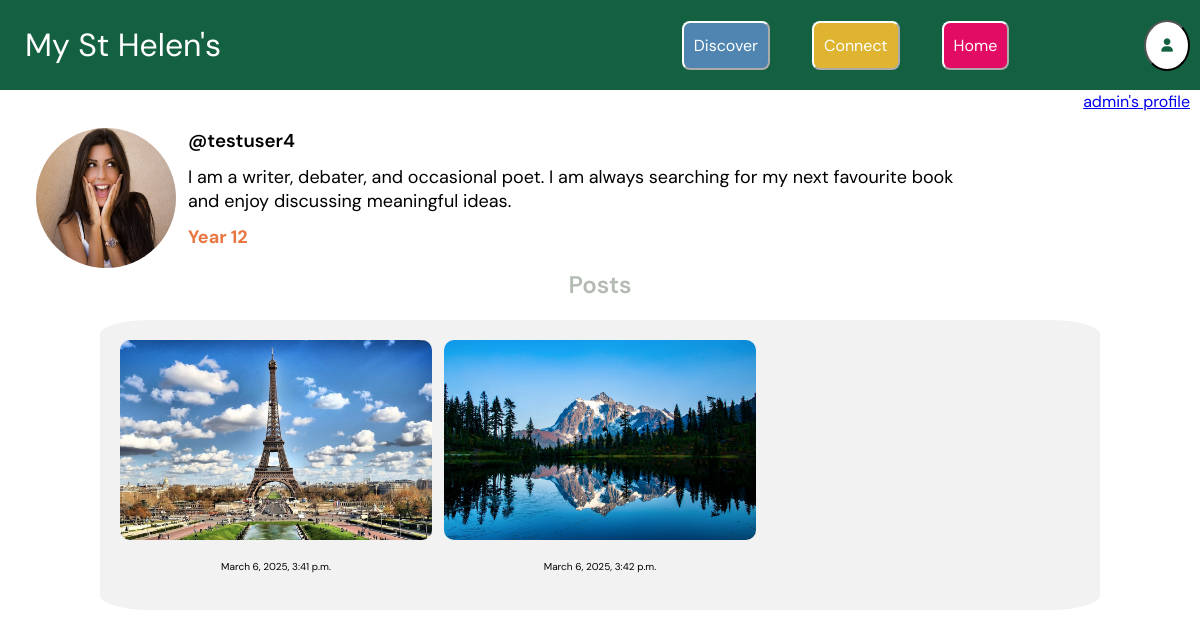
Screenshot of /profile/testuser4/ (signed in) with the database file from the repository.
### core/models.py (models this page shows, shortened)
class Profile(models.Model):
    user = models.ForeignKey(User, on_delete=models.CASCADE) #gets the user logged in
    bio = models.TextField(blank=True) #each profile should contain a bio
    profileimg = models.ImageField(upload_to='profile_images', default='blank_profile_image.png') #default profile image is blank
    YEAR_GROUP_CHOICES = [
        ('7', 'Year 7'),
        ('8', 'Year 8'),
        ('9', 'Year 9'),
        ('10', 'Year 10'),
        ('11', 'Year 11'),
        ('12', 'Year 12'),
        ('13', 'Year 13'),
    ] #tuple to give a drop down list of year group choices, as per Django's language
    year_group = models.CharField(max_length=7, choices=YEAR_GROUP_CHOICES, blank=True, null=True)

class Post(models.Model):
    id = models.UUIDField(primary_key=True, default=uuid.uuid4) #gives each post unique ID and makes this the primary key
    created_at = models.DateTimeField(default=datetime.now) #gives post a time created so they can be ordered
    image = models.ImageField(upload_to='post_images')
    caption = models.CharField(max_length=1500) #caption is validated by number of characters
    no_of_likes = models.IntegerField(default=0)
    user = models.ForeignKey(User, on_delete=models.CASCADE) #each post allocated to a user

### core/views.py (the view)
# urls.py: path("profile/<str:username>/", views.profileview, name="profile")
@login_required(login_url="login")
def profileview(request, username): #takes in the username of the user who's profile you want to see
    user_object = User.objects.get(username=username) #creates an object of that user
    user_profile = Profile.objects.get(user=user_object) #gets that user's profile
    user_posts = Post.objects.filter(user=user_object) #get all the posts posted by that user
    context = {
        "user_object": user_object,
        "user_profile": user_profile,
        "user_posts": user_posts,
    } #passes this code to the frontend for reference sake
    return render(request,'profile.html', context)

### templates/profile.html (shortened to what this page needs)
{% extends "base.html" %}
{% load static %}
{% block style %}
<link rel="stylesheet" href="{% static 'core/post_style.css' %}">
<link rel="stylesheet" href="{% static 'core/style.css' %}">
<link rel="stylesheet" href="{% static 'core/profile_style.css' %}">
<link rel="stylesheet" href="{% static 'core/nav.css' %}">
{% endblock %}
{% block content %}
<div class="topnav">
    <h1>My St Helen's</h1>
    <div class="button-container">
        <button class="button discoverbutton" onclick="window.location.href='/discover'">Discover</button>
        <button class="button connectbutton" onclick="window.location.href='/connect'">Connect</button>
        <button class="button homebutton" onclick="window.location.href='/'">Home</button>
        <button class="profileicon" onclick="window.location.href='/settings'"><i class ="fa-solid fa-user"></i></button>
    </div>
</div>
<div class ="topnav2">
    <p><a href="{% url 'profile' user.username %}"> {{user.username}}'s profile </a></p>
</div>
<div class="profile-container">
    <img src="{{ user_profile.profileimg.url }}" alt="Profile Image">
    <h3>@{{ user_object.username }}</h3>
    <p>{{ user_profile.bio }}</p>
    <p><span class="year-group">Year {{ user_profile.year_group }}</span></p>
</div>
<h2>Posts</h2>
<div class ="post-container">
    {% if user_posts %}
        {% for post in user_posts %}
            <div class="post-item">
                <img src="{{ post.image.url }}" alt="Post image">
                <p><span class="time-created">{{ post.created_at }}</span></p>
            </div>
            {% endfor %}
    {% else %}
        <p>No posts yet.</p>
    {% endif %}
</div>
{% endblock %}

### static/core/style.css (style rules this page uses)
h1 { color:#146344; font-family: 'DM Sans', sans-serif; text-align: center; font-weight: 600; font-size: xx-large; }
h2 { color:#acb5aced; font-family: 'DM Sans', sans-serif; text-align: center; font-weight: 600; font-size: x-large; }
h3 { color:black; font-family: 'DM Sans', Helvetica, sans-serif; text-align: center; font-style: italic; font-weight: 600; }
p { font-family: 'DM Sans', 'Helvetica', sans-serif; text-align: center; }

### static/core/profile_style.css (style rules this page uses)
.post-container { display: grid; grid-template-columns: repeat(3, 32.5%); gap: 1.25%; background-color: #f2f2f2; border-radius: 5%; margin-inline: auto; width: 80%; padding: 20px; }
.post-container img { width: 100%; height: 80%; border-radius: 10px; }
.post-container p { font-size: small; }
.post-container .time-created { font-size: x-small; }
.profile-container img { border-radius: 50%; margin-left: 3%; width: 140px; height: 140px; float: left; margin-right: 1% }
.profile-container h3, .profile-container p { font-style: normal; text-align: left; width: 80%; margin-bottom: 0%; margin-left: 10px; margin-top: 1%; }
.profile-container p { font-size:large; }
.profile-container .year-group { font-weight: bold; color:#e97642; }

### static/core/nav.css (style rules this page uses)
html, body { margin: 0; padding: 0; width: 100%; overflow-x: hidden; }
.topnav { display: flex; align-items: center; justify-content: space-between; background-color: #146142; width: 100%; position: fixed; top: 0; left: 0; right: 0; height: 90px; padding: 0 20px; z-index: 1000; }
.topnav .button-container { display: flex; gap: 10px; }
.topnav .profileicon { background-color: white; border-radius: 60%; color:#146142; padding: 15px; margin-right: 30px; margin-top: 11px; margin-bottom: 11px; }
.topnav .connectbutton { background-color:#deb431; border-color: white; border-radius: 8px; color: white; text-align: center; padding: 12px 10px; margin-right: 16px; margin-left: 16px; margin-top: 12px; margin-bottom: 12px; text-decoration: none; font-size: 16px; font-family: 'DM Sans', sans-serif; }
.topnav .discoverbutton { background-color:#4f85b0; border-color: white; border-radius: 8px; color: white; text-align: center; padding: 12px 10px ; margin-right: 16px; margin-left: 16px; margin-top: 12px; margin-bottom: 12px; text-decoration: none; font-size: 16px; font-family: 'DM Sans', sans-serif; }
.topnav .homebutton { float: right; background-color:#e30c64; border-color: white; border-radius: 8px; color: white; text-align: center; padding: 12px 10px; margin-right: 125px; margin-left: 16px; margin-top: 12px; margin-bottom: 12px; text-decoration: none; font-size: 16px; font-family: 'DM Sans', sans-serif; }
.topnav h1 { font-family: 'DM Sans', sans-serif; font-weight:400; float: left; margin-left: 5px; color: white }
.topnav2 p { font-family: 'DM Sans', sans-serif; color: black; text-align: right; font-size: 16px; margin-right: 10px; padding-top: 75px; padding-bottom: 0%; }

### rows the page displays
Profile: profileimg (picture), bio "I am a writer, debater, and occasional poet. I am always searching for my next favourite book and enjoy discussing meaningful ideas.", year_group "12"
Post: image (picture), created_at "March 6, 2025, 3:41 p.m."
Post: image (picture), created_at "March 6, 2025, 3:42 p.m."

### other values shown
{{ user.username }} "admin"
{{ user_object.username }} "testuser4"
